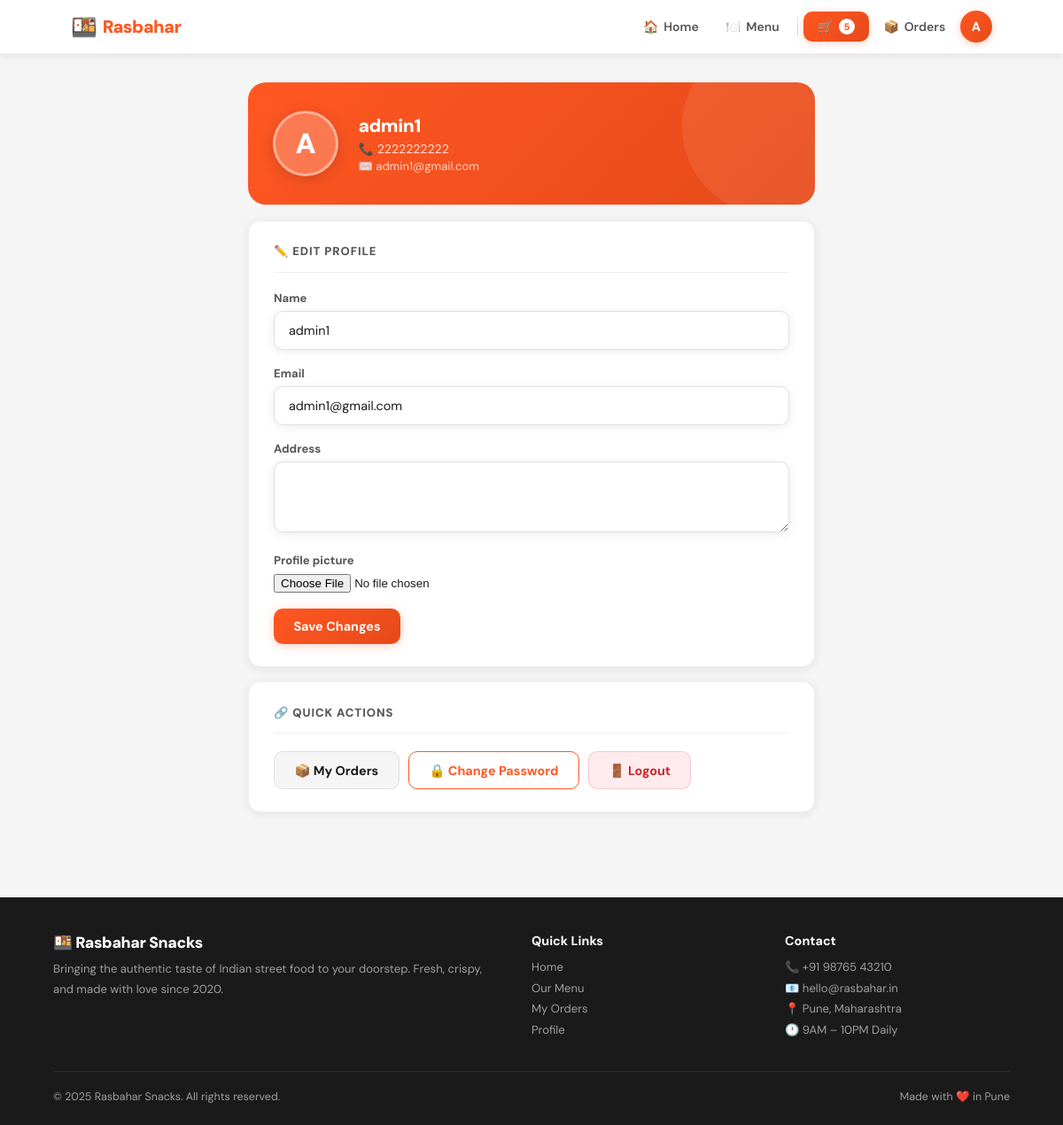
The app's page /accounts/profile/ (signed in) with its own data.
### accounts/models.py (models this page shows, shortened)
class User(AbstractBaseUser, PermissionsMixin):
    name = models.CharField(max_length=150)
    phone_number = models.CharField(max_length=15, unique=True)
    email = models.EmailField(unique=True)
    address = models.TextField(blank=True)
    profile_picture = models.ImageField(upload_to='profiles/', blank=True, null=True)
    is_active = models.BooleanField(default=False)  # Activated via OTP
    is_staff = models.BooleanField(default=False)
    date_joined = models.DateTimeField(default=timezone.now)
    USERNAME_FIELD = 'phone_number'
    REQUIRED_FIELDS = ['name', 'email']
    objects = UserManager()
    class Meta:
        verbose_name = 'User'
        verbose_name_plural = 'Users'

### accounts/views.py (the view)
# urls.py: path('profile/', views.profile_view, name='profile'),
@login_required
def profile_view(request):
    form = ProfileForm(request.POST or None, request.FILES or None, instance=request.user)
    if request.method == 'POST' and form.is_valid():
        user = form.save()
        messages.success(request, 'Profile updated successfully!')
        return redirect('accounts:profile')
    return render(request, 'accounts/profile.html', {'form': form})

### accounts/forms.py
class ProfileForm(forms.ModelForm):
    class Meta:
        model = User
        fields = ['name', 'email', 'address', 'profile_picture']
        widgets = {
            'name': forms.TextInput(attrs={'class': 'form-input'}),
            'email': forms.EmailInput(attrs={'class': 'form-input'}),
            'address': forms.Textarea(attrs={'class': 'form-input', 'rows': 3}),
        }

### orders/models.py (called while the page is built)
    @property
    def item_count(self):
        return sum(item.quantity for item in self.cart_items.all())

### rasbahar_snacks/context_processors.py (called while the page is built)
def admin_sidebar_context(request):
    if request.user.is_authenticated and request.user.is_staff:
        return {
            'pending_count': Order.objects.filter(status=Order.STATUS_PENDING).count(),
        }
    return {}

### templates/accounts/profile.html (shortened to what this page needs)
{% extends "base.html" %}
{% block content %}
<div class="profile-page">
  <div class="profile-hero fu">
    <div class="avatar">
      {% if user.profile_picture %}
        <img src="{{ user.profile_picture.url }}" alt="">
      {% else %}
        {{ user.name|first|upper }}
      {% endif %}
    </div>
    <div class="profile-info">
      <div class="profile-name">{{ user.name }}</div>
      <div class="profile-phone">📞 {{ user.phone_number }}</div>
      {% if user.email %}<div class="profile-email">✉️ {{ user.email }}</div>{% endif %}
    </div>
  </div>
  <div class="section-card fu d1">
    <div class="section-card-title">✏️ Edit Profile</div>
    <form method="post" enctype="multipart/form-data">
      {% for field in form %}
        <div class="form-group">
          <label class="form-label">{{ field.label }}</label>
          {{ field }}
        </div>
      {% endfor %}
      <button type="submit" class="btn btn-primary press">Save Changes</button>
    </form>
  </div>
  <div class="section-card fu d2">
    <div class="section-card-title">🔗 Quick Actions</div>
    <div class="action-links">
      <a href="{% url 'orders:order_list' %}" class="btn btn-secondary press">📦 My Orders</a>
      <a href="{% url 'accounts:change_password' %}" class="btn btn-outline press">🔒 Change Password</a>
      <form method="post" action="{% url 'accounts:logout' %}">
        <button type="submit" class="btn btn-danger press">🚪 Logout</button>
      </form>
    </div>
  </div>
</div>
{% endblock %}

### templates/base.html (shortened to what this page needs)
<!DOCTYPE html>
<html lang="en">
<head>
  {% load static %}
</head>
<body>
<nav class="navbar">
  <div class="nav-inner">
    <a href="{% url 'menu:home' %}" class="nav-logo">
      <span class="logo-icon">🍱</span>
      <span class="logo-text">Rasbahar</span>
    </a>
    <div class="nav-links">
      <a href="{% url 'menu:home' %}" class="nav-link {% if request.resolver_match.url_name == 'home' %}active{% endif %}">
        🏠 <span>Home</span>
      </a>
      <a href="{% url 'menu:menu' %}" class="nav-link {% if request.resolver_match.url_name == 'menu' %}active{% endif %}">
        🍽️ <span>Menu</span>
      </a>
      {% if user.is_authenticated %}
        <a href="{% url 'orders:cart' %}" class="nav-cart press">
          🛒
          {% with count=user.cart.item_count %}
            {% if count %}<span class="cart-badge">{{ count }}</span>{% endif %}
          {% endwith %}
        </a>
        <a href="{% url 'orders:order_list' %}" class="nav-link">
          📦 <span>Orders</span>
        </a>
        <a href="{% url 'accounts:profile' %}" class="nav-user-btn" title="{{ user.name }}">
          {% if user.profile_picture %}
            <img src="{{ user.profile_picture.url }}" alt="">
          {% else %}
            {{ user.name|first|upper }}
          {% endif %}
        </a>
      {% else %}
        <div class="nav-divider"></div>
        <a href="{% url 'accounts:login' %}" class="nav-link">Login</a>
        <a href="{% url 'accounts:register' %}" class="btn btn-primary btn-sm press">Sign Up</a>
      {% endif %}
    </div>
  </div>
</nav>
<main>{% block content %}{% endblock %}</main>
<footer>
  <div class="footer-inner">
    <div class="footer-brand">
      <div class="logo">🍱 Rasbahar Snacks</div>
      <p>Bringing the authentic taste of Indian street food to your doorstep. Fresh, crispy, and made with love since 2020.</p>
    </div>
    <div class="footer-col">
      <h4>Quick Links</h4>
      <a href="{% url 'menu:home' %}">Home</a>
      <a href="{% url 'menu:menu' %}">Our Menu</a>
      {% if user.is_authenticated %}
        <a href="{% url 'orders:order_list' %}">My Orders</a>
        <a href="{% url 'accounts:profile' %}">Profile</a>
      {% else %}
        <a href="{% url 'accounts:login' %}">Login</a>
        <a href="{% url 'accounts:register' %}">Register</a>
      {% endif %}
    </div>
    <div class="footer-col">
      <h4>Contact</h4>
      <a href="#">📞 +91 98765 43210</a>
      <a href="#">📧 hello@rasbahar.in</a>
      <a href="#">📍 Pune, Maharashtra</a>
      <a href="#">🕐 9AM – 10PM Daily</a>
    </div>
  </div>
  <div class="footer-bottom">
    <span>© 2025 Rasbahar Snacks. All rights reserved.</span>
    <span>Made with ❤️ in Pune</span>
  </div>
</footer>
</body>
</html>

### templates/accounts/profile.html (style rules this page uses)
.profile-page { max-width: 680px; margin: 2rem auto; padding: 0 1.25rem 3rem; }
.profile-hero { background: linear-gradient(135deg, #FF5722, #E64A19); border-radius: var(--r-lg); padding: 2rem 1.75rem; color: white; display: flex; align-items: center; gap: 1.4rem; margin-bottom: 1.1rem; position: relative; overflow: hidden; }
.profile-hero::before { content: ''; position: absolute; top: -50px; right: -50px; width: 200px; height: 200px; border-radius: 50%; background: rgba(255,255,255,.08); }
.avatar { width: 74px; height: 74px; border-radius: 50%; background: rgba(255,255,255,.22); display: flex; align-items: center; justify-content: center; font-size: 2rem; font-weight: 900; color: white; border: 3px solid rgba(255,255,255,.4); overflow: hidden; flex-shrink: 0; box-shadow: 0 4px 16px rgba(0,0,0,.15); position: relative; z-index: 1; }
.profile-info { position: relative; z-index: 1; }
.profile-name { font-size: 1.3rem; font-weight: 900; letter-spacing: -.02em; }
.profile-phone { opacity: .82; font-size: .88rem; margin-top: .25rem; }
.profile-email { opacity: .75; font-size: .82rem; margin-top: .15rem; }
.section-card { background: white; border-radius: var(--r); border: 1px solid var(--border); padding: 1.6rem 1.75rem; box-shadow: var(--shadow); margin-bottom: 1rem; }
.section-card-title { font-size: .82rem; font-weight: 800; color: var(--text-m); text-transform: uppercase; letter-spacing: .07em; margin-bottom: 1.25rem; padding-bottom: .9rem; border-bottom: 1px solid var(--border); display: flex; align-items: center; gap: .45rem; }
.action-links { display: flex; gap: .65rem; flex-wrap: wrap; }
.action-links form { margin: 0; }
.btn-danger { background: var(--red-l); color: var(--red); border: 1.5px solid rgba(198,40,40,.18); }

### records on screen
User: name|first "A", name "admin1", phone_number "2222222222", email "admin1@gmail.com", form "admin1" "admin1@gmail.com"

### other values on screen
{{ count }} "5"
{{ field.label }} "Name" "Email" "Address" "Profile picture"
